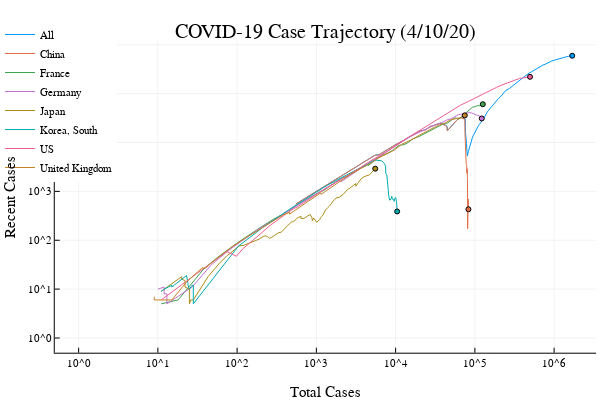

Notebook code for this chart:
### Code cell
plotlyjs()

@dont_manipulate "../docs/assets/json/confirmed-cases.json" for cur_day in 1:num_days, yscale=[:log10, :identity]
  custom_plot(yscale, cur_day)
end

@dont_manipulate "../docs/assets/json/viral-trajectory.json" for cur_day in 1:num_days
  make_widget(cur_day, all_dict, true)
end

gr()

### Figure 1 — Plotly figure (JSON) as saved in the notebook; plotly's stock layout.template omitted (floating-point values rounded to 4 significant figures)
{"data": [{"colorbar": {"title": ""}, "legendgroup": "All", "line": {"color": "rgba(0, 154, 250, 1.000)", "dash": "solid", "shape": "linear", "width": 1}, "mode": "lines", "name": "All", "showlegend": true, "type": "scatter", "x": [555, 654, 941, 1434, 2118, 2927, 5578, 6166, 8234, 9927, 12038, 16787, 19881, 23892, 27635, 30794, 34391, 37120, 40150, 42762, 44802, 45221, 60368, 66885, 69030, 71224, 73258, 75136, 75639, 76197, 76819, 78572, 78958, 79561, 80406, 81388, 82746, 84112, 86011, 88369, 90306, 92840, 95120, 97886, 101801, 105847, 109821, 113590, 118620, 125875, 128352, 145205, 156101, 167454, 181574, 197102, 214821, 242570, 272208, 304507, 336953, 378235, 418045, 467653, 529591, 593291, 660693, 720140, 782389, 857487, 932605, 1013466, 1095917, 1197408, 1272115, 1345101, 1426096, 1511104, 1595350, 1691719], "xaxis": "x1", "y": [555, 654, 941, 1434, 2118, 2927, 5578, 5611, 7580, 8986, 10604, 14669, 16954, 18314, 21469, 22560, 24464, 25082, 23363, 22881, 20910, 17586, 29574, 32494, 31910, 31074, 30496, 30334, 30418, 15829, 9934, 9542, 7734, 6303, 5270, 5749, 6549, 7293, 7439, 9411, 10745, 12434, 13732, 15140, 17689, 19836, 21452, 23284, 25780, 30755, 30466, 43404, 50254, 57633, 67984, 78482, 88946, 114218, 127003, 148406, 169499, 196661, 220943, 252832, 287021, 321083, 356186, 383187, 404154, 439442, 464952, 483875, 502626, 536715, 551975, 562712, 568609, 578499, 581884, 595802], "yaxis": "y1", "zmax": null, "zmin": null}, {"colorbar": {"title": ""}, "legendgroup": "", "marker": {"color": "rgba(0, 154, 250, 1.000)", "line": {"color": "rgba(0, 0, 0, 1.000)", "width": 1}, "size": 5, "symbol": "circle"}, "mode": "markers", "name": "", "showlegend": false, "type": "scatter", "x": [1691719], "xaxis": "x1", "y": [595802], "yaxis": "y1", "zmax": null, "zmin": null}, {"colorbar": {"title": ""}, "legendgroup": "China", "line": {"color": "rgba(227, 111, 71, 1.000)", "dash": "solid", "shape": "linear", "width": 1}, "mode": "lines", "name": "China", "showlegend": true, "type": "scatter", "x": [548, 643, 920, 1406, 2075, 2877, 5509, 6087, 8141, 9802, 11891, 16630, 19716, 23707, 27440, 30587, 34110, 36814, 39829, 42354, 44386, 44759, 59895, 66358, 68413, 70513, 72434, 74211, 74619, 75077, 75550, 77001, 77022, 77241, 77754, 78166, 78600, 78928, 79356, 79932, 80136, 80261, 80386, 80537, 80690, 80770, 80823, 80860, 80887, 80921, 80932, 80945, 80977, 81003, 81033, 81058, 81102, 81156, 81250, 81305, 81435, 81498, 81591, 81661, 81782, 81897, 81999, 82122, 82198, 82279, 82361, 82432, 82511, 82543, 82602, 82665, 82718, 82809, 82883, 82941], "xaxis": "x1", "y": [548, 643, 920, 1406, 2075, 2877, 5509, 5539, 7498, 8882, 10485, 14555, 16839, 18198, 21353, 22446, 24308, 24923, 23199, 22638, 20679, 17319, 29308, 32248, 31599, 30684, 30080, 29825, 29860, 15182, 9192, 8588, 6509, 4807, 3543, 3547, 3523, 3378, 2355, 2910, 2895, 2507, 2220, 1937, 1762, 1414, 891, 724, 626, 535, 395, 255, 207, 180, 173, 171, 181, 224, 305, 328, 432, 465, 533, 559, 626, 647, 694, 687, 700, 688, 700, 650, 614, 544, 480, 467, 439, 448, 451, 430], "yaxis": "y1", "zmax": null, "zmin": null}, {"colorbar": {"title": ""}, "legendgroup": "", "marker": {"color": "rgba(227, 111, 71, 1.000)", "line": {"color": "rgba(0, 0, 0, 1.000)", "width": 1}, "size": 5, "symbol": "circle"}, "mode": "markers", "name": "", "showlegend": false, "type": "scatter", "x": [82941], "xaxis": "x1", "y": [430], "yaxis": "y1", "zmax": null, "zmin": null}, {"colorbar": {"title": ""}, "legendgroup": "France", "line": {"color": "rgba(62, 164, 78, 1.000)", "dash": "solid", "shape": "linear", "width": 1}, "mode": "lines", "name": "France", "showlegend": true, "type": "scatter", "x": [11, 11, 11, 11, 11, 11, 11, 18, 38, 57, 100, 130, 191, 204, 288, 380, 656, 959, 1136, 1219, 1794, 2293, 2293, 3681, 4496, 4532, 6683, 7715, 9124, 10970, 12758, 14463, 16243, 20123, 22622, 25600, 29551, 33402, 38105, 40708, 45170, 52827, 57749, 59929, 65202, 90848, 93773, 98963, 110065, 113959, 118781, 125931], "xaxis": "x1", "y": [5, 5, 5, 5, 5, 5, 5, 6, 26, 45, 88, 118, 179, 190, 270, 342, 599, 859, 1006, 1028, 1590, 2005, 1913, 3025, 3537, 3396, 5464, 5921, 6831, 8677, 9077, 9967, 11711, 13440, 14907, 16476, 18581, 20644, 23642, 24465, 25047, 30205, 32149, 30378, 31800, 52743, 53065, 53793, 57238, 56210, 58852, 60729], "yaxis": "y1", "zmax": null, "zmin": null}, {"colorbar": {"title": ""}, "legendgroup": "", "marker": {"color": "rgba(62, 164, 78, 1.000)", "line": {"color": "rgba(0, 0, 0, 1.000)", "width": 1}, "size": 5, "symbol": "circle"}, "mode": "markers", "name": "", "showlegend": false, "type": "scatter", "x": [125931], "xaxis": "x1", "y": [60729], "yaxis": "y1", "zmax": null, "zmin": null}, {"colorbar": {"title": ""}, "legendgroup": "Germany", "line": {"color": "rgba(195, 113, 210, 1.000)", "dash": "solid", "shape": "linear", "width": 1}, "mode": "lines", "name": "Germany", "showlegend": true, "type": "scatter", "x": [10, 12, 12, 12, 12, 13, 13, 27, 46, 48, 79, 130, 159, 196, 262, 482, 670, 799, 1040, 1176, 1457, 1908, 2078, 3675, 4585, 5795, 7272, 9257, 12327, 15320, 19848, 22213, 24873, 29056, 32986, 37323, 43938, 50871, 57695, 62095, 66885, 71808, 77872, 84794, 91159, 96092, 100123, 103374, 107663, 113296, 118181, 122171], "xaxis": "x1", "y": [10, 11, 8, 8, 8, 8, 5, 11, 30, 32, 63, 114, 143, 179, 235, 436, 622, 720, 910, 1017, 1261, 1646, 1596, 3005, 3786, 4755, 6096, 7800, 10419, 13242, 16173, 17628, 19078, 21784, 23729, 24996, 28618, 31023, 35482, 37222, 37829, 38822, 40549, 40856, 40288, 38397, 38028, 36489, 35855, 35424, 33387, 31012], "yaxis": "y1", "zmax": null, "zmin": null}, {"colorbar": {"title": ""}, "legendgroup": "", "marker": {"color": "rgba(195, 113, 210, 1.000)", "line": {"color": "rgba(0, 0, 0, 1.000)", "width": 1}, "size": 5, "symbol": "circle"}, "mode": "markers", "name": "", "showlegend": false, "type": "scatter", "x": [122171], "xaxis": "x1", "y": [31012], "yaxis": "y1", "zmax": null, "zmin": null}, {"colorbar": {"title": ""}, "legendgroup": "Japan", "line": {"color": "rgba(172, 142, 24, 1.000)", "dash": "solid", "shape": "linear", "width": 1}, "mode": "lines", "name": "Japan", "showlegend": true, "type": "scatter", "x": [11, 15, 20, 20, 20, 22, 22, 22, 25, 25, 26, 26, 28, 28, 43, 59, 66, 74, 84, 94, 105, 122, 147, 159, 170, 189, 214, 228, 241, 256, 274, 293, 331, 360, 420, 461, 502, 511, 581, 639, 639, 701, 773, 839, 839, 878, 889, 924, 963, 1007, 1101, 1128, 1193, 1307, 1387, 1468, 1693, 1866, 1866, 1953, 2178, 2495, 2617, 3139, 3139, 3654, 3906, 4257, 4667, 5530], "xaxis": "x1", "y": [9, 13, 18, 16, 16, 15, 15, 11, 10, 5, 6, 6, 6, 6, 18, 33, 40, 48, 56, 66, 76, 79, 88, 93, 96, 105, 120, 123, 119, 109, 115, 123, 142, 146, 192, 220, 246, 237, 288, 308, 279, 281, 312, 337, 328, 297, 250, 285, 262, 234, 262, 289, 315, 418, 463, 505, 686, 765, 738, 760, 871, 1108, 1149, 1446, 1273, 1788, 1953, 2079, 2172, 2913], "yaxis": "y1", "zmax": null, "zmin": null}, {"colorbar": {"title": ""}, "legendgroup": "", "marker": {"color": "rgba(172, 142, 24, 1.000)", "line": {"color": "rgba(0, 0, 0, 1.000)", "width": 1}, "size": 5, "symbol": "circle"}, "mode": "markers", "name": "", "showlegend": false, "type": "scatter", "x": [5530], "xaxis": "x1", "y": [2913], "yaxis": "y1", "zmax": null, "zmin": null}, {"colorbar": {"title": ""}, "legendgroup": "Korea, South", "line": {"color": "rgba(0, 170, 174, 1.000)", "dash": "solid", "shape": "linear", "width": 1}, "mode": "lines", "name": "Korea, South", "showlegend": true, "type": "scatter", "x": [11, 12, 15, 15, 16, 19, 23, 24, 24, 25, 27, 28, 28, 28, 104, 204, 433, 602, 833, 977, 1261, 1766, 2337, 3150, 3736, 4335, 5186, 5621, 6088, 6593, 7041, 7314, 7478, 7513, 7755, 7869, 7979, 8086, 8162, 8236, 8320, 8413, 8565, 8652, 8799, 8961, 8961, 9037, 9137, 9241, 9332, 9478, 9583, 9661, 9786, 9887, 9976, 10062, 10156, 10237, 10284, 10331, 10384, 10423, 10450], "xaxis": "x1", "y": [9, 10, 12, 11, 12, 15, 19, 13, 12, 10, 12, 12, 9, 5, 76, 176, 405, 573, 803, 946, 1230, 1662, 2133, 2717, 3134, 3502, 4209, 4360, 4322, 4256, 3891, 3578, 3143, 2327, 2134, 1781, 1386, 1045, 848, 758, 807, 658, 696, 673, 713, 799, 725, 717, 724, 676, 680, 679, 622, 700, 749, 750, 735, 730, 678, 654, 623, 545, 497, 447, 388], "yaxis": "y1", "zmax": null, "zmin": null}, {"colorbar": {"title": ""}, "legendgroup": "", "marker": {"color": "rgba(0, 170, 174, 1.000)", "line": {"color": "rgba(0, 0, 0, 1.000)", "width": 1}, "size": 5, "symbol": "circle"}, "mode": "markers", "name": "", "showlegend": false, "type": "scatter", "x": [10450], "xaxis": "x1", "y": [388], "yaxis": "y1", "zmax": null, "zmin": null}, {"colorbar": {"title": ""}, "legendgroup": "US", "line": {"color": "rgba(237, 94, 147, 1.000)", "dash": "solid", "shape": "linear", "width": 1}, "mode": "lines", "name": "US", "showlegend": true, "type": "scatter", "x": [11, 11, 11, 11, 51, 51, 57, 58, 60, 68, 74, 98, 118, 149, 217, 262, 402, 518, 583, 959, 1281, 1663, 2179, 2727, 3499, 4632, 6421, 7783, 13747, 19273, 25600, 33276, 43847, 53740, 65778, 83836, 101657, 121465, 140909, 161831, 188172, 213372, 243762, 275586, 308853, 337072, 366667, 396223, 429052, 461437, 496535], "xaxis": "x1", "y": [6, 6, 6, 6, 38, 38, 44, 45, 45, 53, 59, 47, 67, 92, 159, 202, 334, 444, 485, 841, 1132, 1446, 1917, 2325, 2981, 4049, 5462, 6502, 12084, 17094, 22873, 29777, 39215, 47319, 57995, 70089, 82384, 95865, 107633, 117984, 134432, 147594, 159926, 173929, 187388, 196163, 204836, 208051, 215680, 217675, 220949], "yaxis": "y1", "zmax": null, "zmin": null}, {"colorbar": {"title": ""}, "legendgroup": "", "marker": {"color": "rgba(237, 94, 147, 1.000)", "line": {"color": "rgba(0, 0, 0, 1.000)", "width": 1}, "size": 5, "symbol": "circle"}, "mode": "markers", "name": "", "showlegend": false, "type": "scatter", "x": [496535], "xaxis": "x1", "y": [220949], "yaxis": "y1", "zmax": null, "zmin": null}, {"colorbar": {"title": ""}, "legendgroup": "United Kingdom", "line": {"color": "rgba(198, 130, 37, 1.000)", "dash": "solid", "shape": "linear", "width": 1}, "mode": "lines", "name": "United Kingdom", "showlegend": true, "type": "scatter", "x": [9, 9, 9, 9, 9, 15, 20, 23, 36, 40, 51, 86, 116, 164, 207, 274, 322, 384, 459, 459, 802, 1144, 1145, 1551, 1960, 2642, 2716, 4014, 5067, 5745, 6726, 8164, 9640, 11812, 14745, 17312, 19780, 22453, 25481, 29865, 34173, 38689, 42477, 48436, 52279, 55949, 61474, 65872, 74605], "xaxis": "x1", "y": [7, 7, 6, 6, 6, 6, 11, 14, 27, 27, 38, 73, 101, 144, 184, 238, 282, 333, 373, 343, 638, 937, 871, 1229, 1576, 2183, 2257, 3212, 3923, 4600, 5175, 6204, 6998, 9096, 10731, 12245, 14035, 15727, 17317, 20225, 22361, 23944, 25165, 28656, 29826, 30468, 31609, 31699, 35916], "yaxis": "y1", "zmax": null, "zmin": null}, {"colorbar": {"title": ""}, "legendgroup": "", "marker": {"color": "rgba(198, 130, 37, 1.000)", "line": {"color": "rgba(0, 0, 0, 1.000)", "width": 1}, "size": 5, "symbol": "circle"}, "mode": "markers", "name": "", "showlegend": false, "type": "scatter", "x": [74605], "xaxis": "x1", "y": [35916], "yaxis": "y1", "zmax": null, "zmin": null}], "layout": {"annotations": [{"font": {"color": "rgba(0, 0, 0, 1.000)", "family": "sans-serif", "size": 20}, "rotation": 0, "showarrow": false, "text": "COVID-19 Case Trajectory (4/10/20)", "x": 0.5424, "xanchor": "center", "xref": "paper", "y": 1, "yanchor": "top", "yref": "paper"}, {"font": {"color": "rgba(128, 128, 128, 1.000)", "family": "sans-serif", "size": 13}, "rotation": 0, "showarrow": false, "text": "All", "x": 1691719, "xanchor": "left", "xref": "x", "y": 595802, "yanchor": "middle", "yref": "y"}, {"font": {"color": "rgba(128, 128, 128, 1.000)", "family": "sans-serif", "size": 13}, "rotation": 0, "showarrow": false, "text": "China", "x": 82941, "xanchor": "left", "xref": "x", "y": 430, "yanchor": "middle", "yref": "y"}, {"font": {"color": "rgba(128, 128, 128, 1.000)", "family": "sans-serif", "size": 13}, "rotation": 0, "showarrow": false, "text": "France", "x": 125931, "xanchor": "left", "xref": "x", "y": 60729, "yanchor": "middle", "yref": "y"}, {"font": {"color": "rgba(128, 128, 128, 1.000)", "family": "sans-serif", "size": 13}, "rotation": 0, "showarrow": false, "text": "Germany", "x": 122171, "xanchor": "left", "xref": "x", "y": 31012, "yanchor": "middle", "yref": "y"}, {"font": {"color": "rgba(128, 128, 128, 1.000)", "family": "sans-serif", "size": 13}, "rotation": 0, "showarrow": false, "text": "Japan", "x": 5530, "xanchor": "left", "xref": "x", "y": 2913, "yanchor": "middle", "yref": "y"}, {"font": {"color": "rgba(128, 128, 128, 1.000)", "family": "sans-serif", "size": 13}, "rotation": 0, "showarrow": false, "text": "Korea, South", "x": 10450, "xanchor": "left", "xref": "x", "y": 388, "yanchor": "middle", "yref": "y"}, {"font": {"color": "rgba(128, 128, 128, 1.000)", "family": "sans-serif", "size": 13}, "rotation": 0, "showarrow": false, "text": "US", "x": 496535, "xanchor": "left", "xref": "x", "y": 220949, "yanchor": "middle", "yref": "y"}, {"font": {"color": "rgba(128, 128, 128, 1.000)", "family": "sans-serif", "size": 13}, "rotation": 0, "showarrow": false, "text": "United Kingdom", "x": 74605, "xanchor": "left", "xref": "x", "y": 35916, "yanchor": "middle", "yref": "y"}], "height": 400, "legend": {"bgcolor": "rgba(255, 255, 255, 1.000)", "bordercolor": "rgba(0, 0, 0, 1.000)", "font": {"color": "rgba(0, 0, 0, 1.000)", "family": "sans-serif", "size": 11}, "tracegroupgap": 0, "x": 0, "y": 1}, "margin": {"b": 20, "l": 0, "r": 0, "t": 20}, "paper_bgcolor": "rgba(255, 255, 255, 1.000)", "plot_bgcolor": "rgba(255, 255, 255, 1.000)", "showlegend": true, "width": 600, "xaxis": {"anchor": "y1", "domain": [0.09128, 0.9934], "gridcolor": "rgba(0, 0, 0, 0.100)", "gridwidth": 0.5, "linecolor": "rgba(0, 0, 0, 1.000)", "mirror": false, "range": [-0.301, 6.529], "showgrid": true, "showline": true, "showticklabels": true, "tickangle": 0, "tickcolor": "rgb(0, 0, 0)", "tickfont": {"color": "rgba(0, 0, 0, 1.000)", "family": "sans-serif", "size": 11}, "tickmode": "array", "ticks": "inside", "ticktext": ["10^0", "10^1", "10^2", "10^3", "10^4", "10^5", "10^6"], "tickvals": [1, 10, 100, 1000, 10000, 100000, 1000000], "title": "Total Cases", "titlefont": {"color": "rgba(0, 0, 0, 1.000)", "family": "sans-serif", "size": 15}, "type": "log", "visible": true, "zeroline": false, "zerolinecolor": "rgba(0, 0, 0, 1.000)"}, "yaxis": {"anchor": "x1", "domain": [0.07581, 0.9415], "gridcolor": "rgba(0, 0, 0, 0.100)", "gridwidth": 0.5, "linecolor": "rgba(0, 0, 0, 1.000)", "mirror": false, "range": [-0.301, 6.076], "showgrid": true, "showline": true, "showticklabels": true, "tickangle": 0, "tickcolor": "rgb(0, 0, 0)", "tickfont": {"color": "rgba(0, 0, 0, 1.000)", "family": "sans-serif", "size": 11}, "tickmode": "array", "ticks": "inside", "ticktext": ["10^0", "10^1", "10^2", "10^3", "10^4", "10^5", "10^6"], "tickvals": [1, 10, 100, 1000, 10000, 100000, 1000000], "title": "Recent Cases", "titlefont": {"color": "rgba(0, 0, 0, 1.000)", "family": "sans-serif", "size": 15}, "type": "log", "visible": true, "zeroline": false, "zerolinecolor": "rgba(0, 0, 0, 1.000)"}}}
